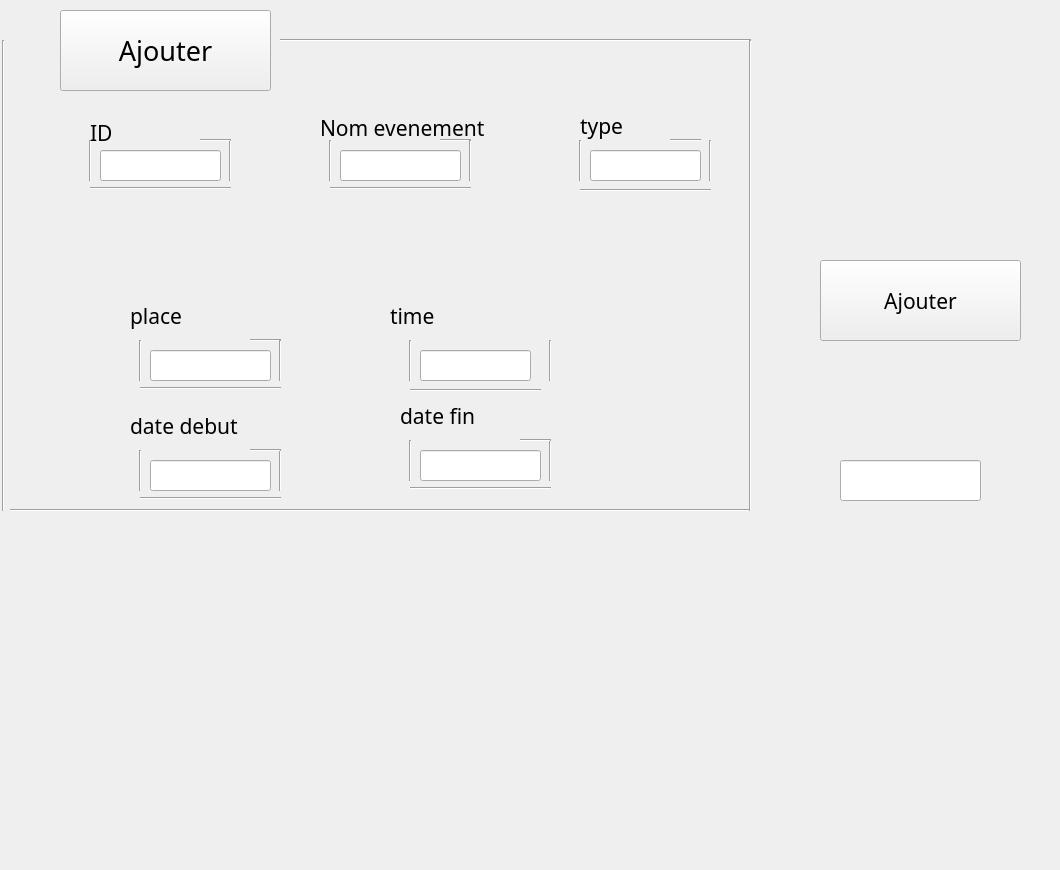
    <widget class="QWidget" name="tab_8">
     <attribute name="title">
      <string>Ajout</string>
     </attribute>
     <widget class="QLineEdit" name="lineEdit_tp">
      <property name="geometry">
       <rect>
        <x>590</x>
        <y>150</y>
        <width>111</width>
        <height>31</height>
       </rect>
      </property>
      <property name="font">
       <font>
        <family>Bahnschrift</family>
        <pointsize>10</pointsize>
       </font>
      </property>
     </widget>
     <widget class="QLineEdit" name="lineEdit_nom">
      <property name="geometry">
       <rect>
        <x>340</x>
        <y>150</y>
        <width>121</width>
        <height>31</height>
       </rect>
      </property>
      <property name="font">
       <font>
        <family>Bahnschrift</family>
        <pointsize>10</pointsize>
       </font>
      </property>
     </widget>
     <widget class="QLineEdit" name="lineEdit_place">
      <property name="geometry">
       <rect>
        <x>150</x>
        <y>350</y>
        <width>121</width>
        <height>31</height>
       </rect>
      </property>
      <property name="font">
       <font>
        <family>Bahnschrift</family>
        <pointsize>10</pointsize>
       </font>
      </property>
     </widget>
     <widget class="QPushButton" name="pushButton_7">
      <property name="geometry">
       <rect>
        <x>820</x>
        <y>260</y>
        <width>201</width>
        <height>81</height>
       </rect>
      </property>
      <property name="font">
       <font>
        <family>Bahnschrift</family>
        <pointsize>16</pointsize>
       </font>
      </property>
      <property name="text">
       <string>Ajouter</string>
      </property>
     </widget>
     <widget class="Line" name="line_14">
      <property name="geometry">
       <rect>
        <x>10</x>
        <y>500</y>
        <width>741</width>
        <height>20</height>
       </rect>
      </property>
      <property name="orientation">
       <enum>Qt::Horizontal</enum>
      </property>
     </widget>
     <widget class="Line" name="line_15">
      <property name="geometry">
       <rect>
        <x>280</x>
        <y>30</y>
        <width>471</width>
        <height>20</height>
       </rect>
      </property>
      <property name="orientation">
       <enum>Qt::Horizontal</enum>
      </property>
     </widget>
     <widget class="Line" name="line_29">
      <property name="geometry">
       <rect>
        <x>-7</x>
        <y>40</y>
        <width>20</width>
        <height>471</height>
       </rect>
      </property>
      <property name="orientation">
       <enum>Qt::Vertical</enum>
      </property>
     </widget>
     <widget class="Line" name="line_30">
      <property name="geometry">
       <rect>
        <x>740</x>
        <y>40</y>
        <width>20</width>
        <height>471</height>
       </rect>
      </property>
      <property name="orientation">
       <enum>Qt::Vertical</enum>
      </property>
     </widget>
     <widget class="Line" name="line_97">
      <property name="geometry">
       <rect>
        <x>140</x>
        <y>380</y>
        <width>141</width>
        <height>16</height>
       </rect>
      </property>
      <property name="orientation">
       <enum>Qt::Horizontal</enum>
      </property>
     </widget>
     <widget class="Line" name="line_98">
      <property name="geometry">
       <rect>
        <x>250</x>
        <y>330</y>
        <width>31</width>
        <height>20</height>
       </rect>
      </property>
      <property name="orientation">
       <enum>Qt::Horizontal</enum>
      </property>
     </widget>
     <widget class="Line" name="line_99">
      <property name="geometry">
       <rect>
        <x>330</x>
        <y>180</y>
        <width>141</width>
        <height>16</height>
       </rect>
      </property>
      <property name="orientation">
       <enum>Qt::Horizontal</enum>
      </property>
     </widget>
     <widget class="Line" name="line_100">
      <property name="geometry">
       <rect>
        <x>440</x>
        <y>130</y>
        <width>31</width>
        <height>20</height>
       </rect>
      </property>
      <property name="orientation">
       <enum>Qt::Horizontal</enum>
      </property>
     </widget>
     <widget class="Line" name="line_124">
      <property name="geometry">
       <rect>
        <x>670</x>
        <y>130</y>
        <width>31</width>
        <height>20</height>
       </rect>
      </property>
      <property name="orientation">
       <enum>Qt::Horizontal</enum>
      </property>
     </widget>
     <widget class="Line" name="line_125">
      <property name="geometry">
       <rect>
        <x>580</x>
        <y>180</y>
        <width>131</width>
        <height>20</height>
       </rect>
      </property>
      <property name="orientation">
       <enum>Qt::Horizontal</enum>
      </property>
     </widget>
     <widget class="Line" name="line_126">
      <property name="geometry">
       <rect>
        <x>130</x>
        <y>340</y>
        <width>20</width>
        <height>41</height>
       </rect>
      </property>
      <property name="orientation">
       <enum>Qt::Vertical</enum>
      </property>
     </widget>
     <widget class="Line" name="line_127">
      <property name="geometry">
       <rect>
        <x>270</x>
        <y>340</y>
        <width>20</width>
        <height>41</height>
       </rect>
      </property>
      <property name="orientation">
       <enum>Qt::Vertical</enum>
      </property>
     </widget>
     <widget class="Line" name="line_128">
      <property name="geometry">
       <rect>
        <x>320</x>
        <y>140</y>
        <width>20</width>
        <height>41</height>
       </rect>
      </property>
      <property name="orientation">
       <enum>Qt::Vertical</enum>
      </property>
     </widget>
     <widget class="Line" name="line_129">
      <property name="geometry">
       <rect>
        <x>460</x>
        <y>140</y>
        <width>20</width>
        <height>41</height>
       </rect>
      </property>
      <property name="orientation">
       <enum>Qt::Vertical</enum>
      </property>
     </widget>
     <widget class="Line" name="line_130">
      <property name="geometry">
       <rect>
        <x>700</x>
        <y>140</y>
        <width>20</width>
        <height>41</height>
       </rect>
      </property>
      <property name="orientation">
       <enum>Qt::Vertical</enum>
      </property>
     </widget>
     <widget class="Line" name="line_131">
      <property name="geometry">
       <rect>
        <x>570</x>
        <y>140</y>
        <width>20</width>
        <height>41</height>
       </rect>
      </property>
      <property name="orientation">
       <enum>Qt::Vertical</enum>
      </property>
     </widget>
     <widget class="QLabel" name="label_35">
      <property name="geometry">
       <rect>
        <x>320</x>
        <y>112</y>
        <width>171</width>
        <height>31</height>
       </rect>
      </property>
      <property name="font">
       <font>
        <family>Bahnschrift</family>
        <pointsize>16</pointsize>
       </font>
      </property>
      <property name="text">
       <string>Nom evenement</string>
      </property>
     </widget>
     <widget class="QLabel" name="label_36">
      <property name="geometry">
       <rect>
        <x>130</x>
        <y>300</y>
        <width>151</width>
        <height>31</height>
       </rect>
      </property>
      <property name="font">
       <font>
        <family>Bahnschrift</family>
        <pointsize>16</pointsize>
       </font>
      </property>
      <property name="text">
       <string>place</string>
      </property>
     </widget>
     <widget class="QLabel" name="label_39">
      <property name="geometry">
       <rect>
        <x>580</x>
        <y>110</y>
        <width>111</width>
        <height>31</height>
       </rect>
      </property>
      <property name="font">
       <font>
        <family>Bahnschrift</family>
        <pointsize>16</pointsize>
       </font>
      </property>
      <property name="text">
       <string>type</string>
      </property>
     </widget>
     <widget class="QLabel" name="label_42">
      <property name="geometry">
       <rect>
        <x>780</x>
        <y>260</y>
        <width>71</width>
        <height>71</height>
       </rect>
      </property>
      <property name="text">
       <string/>
      </property>
     </widget>
     <widget class="QPushButton" name="pushButton_15">
      <property name="geometry">
       <rect>
        <x>60</x>
        <y>10</y>
        <width>211</width>
        <height>81</height>
       </rect>
      </property>
      <property name="font">
       <font>
        <family>Bahnschrift</family>
        <pointsize>20</pointsize>
       </font>
      </property>
      <property name="text">
       <string>Ajouter</string>
      </property>
     </widget>
     <widget class="QLabel" name="label_7">
      <property name="geometry">
       <rect>
        <x>20</x>
        <y>10</y>
        <width>71</width>
        <height>71</height>
       </rect>
      </property>
      <property name="text">
       <string/>
      </property>
     </widget>
     <widget class="QLineEdit" name="lineEdit_27">
      <property name="geometry">
       <rect>
        <x>840</x>
        <y>460</y>
        <width>141</width>
        <height>41</height>
       </rect>
      </property>
      <property name="font">
       <font>
        <family>Bahnschrift</family>
        <pointsize>20</pointsize>
       </font>
      </property>
      <property name="text">
       <string/>
      </property>
     </widget>
     <widget class="Line" name="line_132">
      <property name="geometry">
       <rect>
        <x>410</x>
        <y>380</y>
        <width>131</width>
        <height>20</height>
       </rect>
      </property>
      <property name="orientation">
       <enum>Qt::Horizontal</enum>
      </property>
     </widget>
     <widget class="QLineEdit" name="lineEdit_time">
      <property name="geometry">
       <rect>
        <x>420</x>
        <y>350</y>
        <width>111</width>
        <height>31</height>
       </rect>
      </property>
      <property name="font">
       <font>
        <family>Bahnschrift</family>
        <pointsize>10</pointsize>
       </font>
      </property>
     </widget>
     <widget class="Line" name="line_133">
      <property name="geometry">
       <rect>
        <x>540</x>
        <y>340</y>
        <width>20</width>
        <height>41</height>
       </rect>
      </property>
      <property name="orientation">
       <enum>Qt::Vertical</enum>
      </property>
     </widget>
     <widget class="Line" name="line_134">
      <property name="geometry">
       <rect>
        <x>400</x>
        <y>340</y>
        <width>20</width>
        <height>41</height>
       </rect>
      </property>
      <property name="orientation">
       <enum>Qt::Vertical</enum>
      </property>
     </widget>
     <widget class="QLabel" name="label_43">
      <property name="geometry">
       <rect>
        <x>390</x>
        <y>300</y>
        <width>231</width>
        <height>31</height>
       </rect>
      </property>
      <property name="font">
       <font>
        <family>Bahnschrift</family>
        <pointsize>16</pointsize>
       </font>
      </property>
      <property name="text">
       <string>time</string>
      </property>
     </widget>
     <widget class="Line" name="line_135">
      <property name="geometry">
       <rect>
        <x>220</x>
        <y>140</y>
        <width>20</width>
        <height>41</height>
       </rect>
      </property>
      <property name="orientation">
       <enum>Qt::Vertical</enum>
      </property>
     </widget>
     <widget class="QLineEdit" name="lineEdit_idc">
      <property name="geometry">
       <rect>
        <x>100</x>
        <y>150</y>
        <width>121</width>
        <height>31</height>
       </rect>
      </property>
      <property name="font">
       <font>
        <family>Bahnschrift</family>
        <pointsize>10</pointsize>
       </font>
      </property>
     </widget>
     <widget class="Line" name="line_136">
      <property name="geometry">
       <rect>
        <x>80</x>
        <y>140</y>
        <width>20</width>
        <height>41</height>
       </rect>
      </property>
      <property name="orientation">
       <enum>Qt::Vertical</enum>
      </property>
     </widget>
     <widget class="QLabel" name="label_44">
      <property name="geometry">
       <rect>
        <x>90</x>
        <y>122</y>
        <width>71</width>
        <height>21</height>
       </rect>
      </property>
      <property name="font">
       <font>
        <family>Bahnschrift</family>
        <pointsize>16</pointsize>
       </font>
      </property>
      <property name="text">
       <string>ID</string>
      </property>
     </widget>
     <widget class="Line" name="line_137">
      <property name="geometry">
       <rect>
        <x>90</x>
        <y>180</y>
        <width>141</width>
        <height>16</height>
       </rect>
      </property>
      <property name="orientation">
       <enum>Qt::Horizontal</enum>
      </property>
     </widget>
     <widget class="Line" name="line_138">
      <property name="geometry">
       <rect>
        <x>200</x>
        <y>130</y>
        <width>31</width>
        <height>20</height>
       </rect>
      </property>
      <property name="orientation">
       <enum>Qt::Horizontal</enum>
      </property>
     </widget>
     <widget class="QLabel" name="label_3">
      <property name="geometry">
       <rect>
        <x>0</x>
        <y>-30</y>
        <width>1051</width>
        <height>861</height>
       </rect>
      </property>
      <property name="styleSheet">
       <string notr="true">background-image: url(:/backg/backg.png);</string>
      </property>
      <property name="text">
       <string/>
      </property>
     </widget>
     <widget class="Line" name="line_176">
      <property name="geometry">
       <rect>
        <x>270</x>
        <y>450</y>
        <width>20</width>
        <height>41</height>
       </rect>
      </property>
      <property name="orientation">
       <enum>Qt::Vertical</enum>
      </property>
     </widget>
     <widget class="QLineEdit" name="lineEdit_datedeb">
      <property name="geometry">
       <rect>
        <x>150</x>
        <y>460</y>
        <width>121</width>
        <height>31</height>
       </rect>
      </property>
      <property name="font">
       <font>
        <family>Bahnschrift</family>
        <pointsize>10</pointsize>
       </font>
      </property>
     </widget>
     <widget class="Line" name="line_101">
      <property name="geometry">
       <rect>
        <x>250</x>
        <y>440</y>
        <width>31</width>
        <height>20</height>
       </rect>
      </property>
      <property name="orientation">
       <enum>Qt::Horizontal</enum>
      </property>
     </widget>
     <widget class="Line" name="line_102">
      <property name="geometry">
       <rect>
        <x>140</x>
        <y>490</y>
        <width>141</width>
        <height>16</height>
       </rect>
      </property>
      <property name="orientation">
       <enum>Qt::Horizontal</enum>
      </property>
     </widget>
     <widget class="Line" name="line_177">
      <property name="geometry">
       <rect>
        <x>130</x>
        <y>450</y>
        <width>20</width>
        <height>41</height>
       </rect>
      </property>
      <property name="orientation">
       <enum>Qt::Vertical</enum>
      </property>
     </widget>
     <widget class="Line" name="line_178">
      <property name="geometry">
       <rect>
        <x>540</x>
        <y>440</y>
        <width>20</width>
        <height>41</height>
       </rect>
      </property>
      <property name="orientation">
       <enum>Qt::Vertical</enum>
      </property>
     </widget>
     <widget class="QLineEdit" name="lineEdit_datefin">
      <property name="geometry">
       <rect>
        <x>420</x>
        <y>450</y>
        <width>121</width>
        <height>31</height>
       </rect>
      </property>
      <property name="font">
       <font>
        <family>Bahnschrift</family>
        <pointsize>10</pointsize>
       </font>
      </property>
     </widget>
     <widget class="Line" name="line_103">
      <property name="geometry">
       <rect>
        <x>520</x>
        <y>430</y>
        <width>31</width>
        <height>20</height>
       </rect>
      </property>
      <property name="orientation">
       <enum>Qt::Horizontal</enum>
      </property>
     </widget>
     <widget class="Line" name="line_104">
      <property name="geometry">
       <rect>
        <x>410</x>
        <y>480</y>
        <width>141</width>
        <height>16</height>
       </rect>
      </property>
      <property name="orientation">
       <enum>Qt::Horizontal</enum>
      </property>
     </widget>
     <widget class="Line" name="line_179">
      <property name="geometry">
       <rect>
        <x>400</x>
        <y>440</y>
        <width>20</width>
        <height>41</height>
       </rect>
      </property>
      <property name="orientation">
       <enum>Qt::Vertical</enum>
      </property>
     </widget>
     <widget class="QLabel" name="label_37">
      <property name="geometry">
       <rect>
        <x>130</x>
        <y>410</y>
        <width>151</width>
        <height>31</height>
       </rect>
      </property>
      <property name="font">
       <font>
        <family>Bahnschrift</family>
        <pointsize>16</pointsize>
       </font>
      </property>
      <property name="text">
       <string>date debut</string>
      </property>
     </widget>
     <widget class="QLabel" name="label_38">
      <property name="geometry">
       <rect>
        <x>400</x>
        <y>400</y>
        <width>151</width>
        <height>31</height>
       </rect>
      </property>
      <property name="font">
       <font>
        <family>Bahnschrift</family>
        <pointsize>16</pointsize>
       </font>
      </property>
      <property name="text">
       <string>date fin </string>
      </property>
     </widget>
     <zorder>label_3</zorder>
     <zorder>lineEdit_tp</zorder>
     <zorder>lineEdit_nom</zorder>
     <zorder>lineEdit_place</zorder>
     <zorder>pushButton_7</zorder>
     <zorder>line_14</zorder>
     <zorder>line_15</zorder>
     <zorder>line_29</zorder>
     <zorder>line_30</zorder>
     <zorder>line_97</zorder>
     <zorder>line_98</zorder>
     <zorder>line_99</zorder>
     <zorder>line_100</zorder>
     <zorder>line_124</zorder>
     <zorder>line_125</zorder>
     <zorder>line_126</zorder>
     <zorder>line_127</zorder>
     <zorder>line_128</zorder>
     <zorder>line_129</zorder>
     <zorder>line_130</zorder>
     <zorder>line_131</zorder>
     <zorder>label_35</zorder>
     <zorder>label_36</zorder>
     <zorder>label_39</zorder>
     <zorder>label_42</zorder>
     <zorder>pushButton_15</zorder>
     <zorder>label_7</zorder>
     <zorder>lineEdit_27</zorder>
     <zorder>line_132</zorder>
     <zorder>lineEdit_time</zorder>
     <zorder>line_133</zorder>
     <zorder>line_134</zorder>
     <zorder>label_43</zorder>
     <zorder>line_135</zorder>
     <zorder>lineEdit_idc</zorder>
     <zorder>line_136</zorder>
     <zorder>label_44</zorder>
     <zorder>line_137</zorder>
     <zorder>line_138</zorder>
     <zorder>line_176</zorder>
     <zorder>lineEdit_datedeb</zorder>
     <zorder>line_101</zorder>
     <zorder>line_102</zorder>
     <zorder>line_177</zorder>
     <zorder>line_178</zorder>
     <zorder>lineEdit_datefin</zorder>
     <zorder>line_103</zorder>
     <zorder>line_104</zorder>
     <zorder>line_179</zorder>
     <zorder>label_37</zorder>
     <zorder>label_38</zorder>
    </widget>
